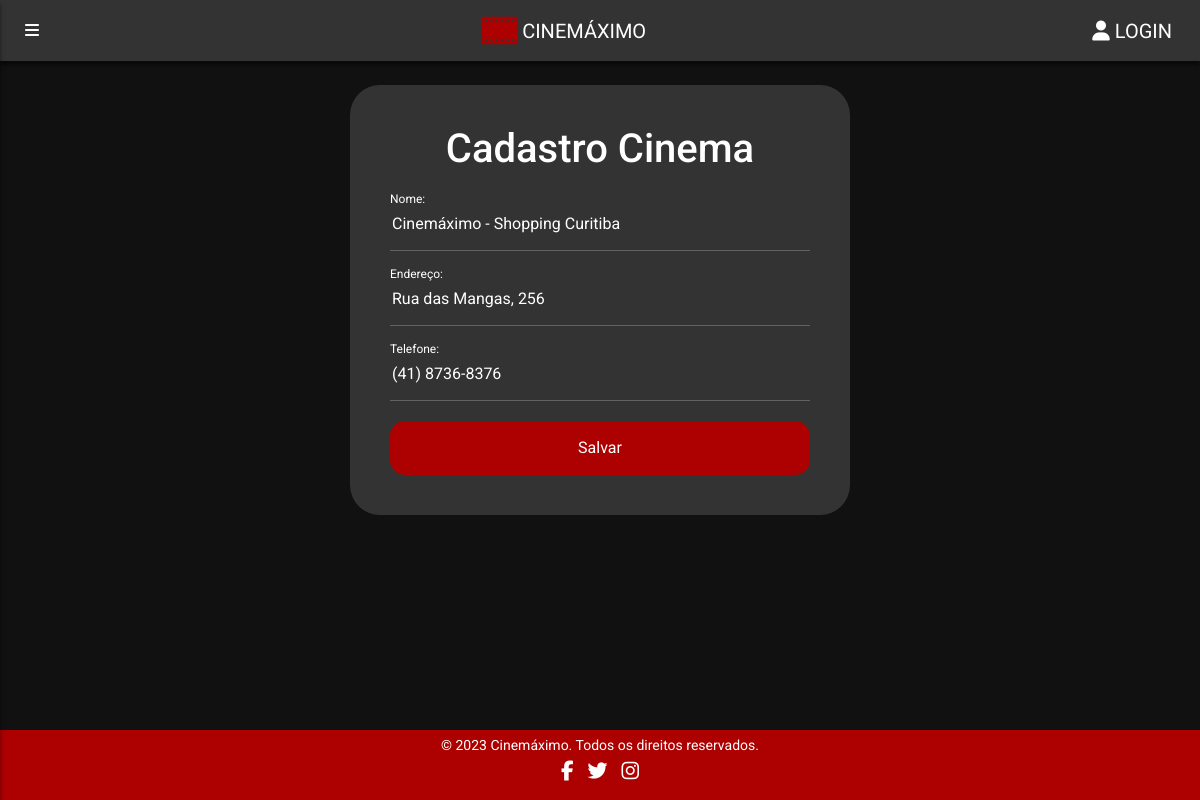
Page /html/cinema/cadastro-cinema.php?cinema=1 on the committed database.
### tables this page shows
CREATE TABLE Cinema (
idCinema INT PRIMARY KEY AUTO_INCREMENT,
nome VARCHAR(255),
endereco VARCHAR(255),
telefone VARCHAR(255)
);

### config.php (called while the page is built, shortened)
<?php
function GerarConexao() {
    $endereco = "localhost";
    $usuario = "root";
    $senha = "";
    $banco = "ProjetoCinema";
    $con = new mysqli ($endereco, $usuario, $senha, $banco);
    $con->set_charset("utf8");
    return $con;
}
function Buscar($sql) {
    $conexao = GerarConexao();
    $resultado = mysqli_query($conexao, $sql);
    return mysqli_fetch_all($resultado, MYSQLI_ASSOC);
}
?>

### html/cinema/cadastro-cinema.php (the view, shortened to what this page needs)
<?php
require("../../config.php");
if (isset($_GET['cinema'])) {
  $idCinema = $_GET["cinema"];
  $sql = "SELECT * FROM cinema WHERE idCinema = $idCinema";
  $cinema = Buscar($sql)[0];
}
?>
<!DOCTYPE html>
<html lang="pt-br">
<head>
  <link rel="stylesheet" href="/Projeto-Cinema/css/compartilhado/base.css">
  <link rel="stylesheet" href="/Projeto-Cinema/css/compartilhado/header.css">
  <link rel="stylesheet" href="/Projeto-Cinema/css/compartilhado/footer.css">
  <link rel="stylesheet" href="/Projeto-Cinema/css/compartilhado/componentes.css">
  <link rel="stylesheet" href="/Projeto-Cinema/css/compartilhado/formularios.css">
  <link rel="stylesheet" href="/Projeto-Cinema/css/compartilhado/barra-lateral.css">
  <link href="https://cdn.jsdelivr.net/npm/bootstrap@5.3.0-alpha1/dist/css/bootstrap.min.css" rel="stylesheet"
>
</head>
<body>
  <div class="conteudo">
    <form method="POST" action="" class="formulario fundo-cinza mx-auto my-4">
      <h1 class="titulo-form">Cadastro Cinema</h1>
      <div class="campo-form">
        <input
          type="text"
          name="nome"
          id="nome"
          placeholder=" "
          minlength="3"
          value="<?php echo isset($cinema) ? $cinema['nome'] : '' ?>"
          required />
        <label for="nome">Nome:</label>
      </div>
      <div class="campo-form">
        <input
          type=""
          name="endereco"
          id="endereco"
          placeholder=" "
          value="<?php echo isset($cinema) ? $cinema['endereco'] : '' ?>"
          required />
        <label for="endereco">Endereço:</label>
      </div>
      <div class="campo-form">
        <input
          type="tel"
          name="telefone"
          id="telefone"
          class="masc-telefone"
          placeholder=" "
          maxlength="13"
          value="<?php echo isset($cinema) ? $cinema['telefone'] : '' ?>"
          required />
        <label for="telefone">Telefone:</label>
      </div>
      <button class="botao-form" type="submit">
        <?php echo isset($cinema) ? 'Salvar' : 'Cadastrar' ?>
      </button>
    </form>
  </div>
</body>
</html>

### css/compartilhado/base.css (style rules this page uses)
:root { --cor-60: #111111; --cor-30: #333333; --cor-10: #AD0000; --branco: #FFFFFF; }
body { background: var(--cor-60) !important; font-family: 'Roboto', sans-serif !important; margin: 0; color: var(--branco); position: relative; min-height: 100vh; }
.conteudo { padding-bottom: 70px; }

### css/compartilhado/componentes.css (style rules this page uses)
.fundo-cinza { background-color: var(--cor-30); border-radius: 30px; }

### css/compartilhado/formularios.css (style rules this page uses)
.formulario { max-width: 500px; color: var(--branco); padding: 2.5rem; }
.formulario .titulo-form { color: var(--branco); text-align: center; padding-bottom: 15px; }
.formulario .campo-form { position: relative; margin-bottom: 1.25rem; width: 100%; }
.formulario .campo-form input { color: var(--branco); border: 0; border-bottom: solid 1px rgb(97, 97, 97); outline: none; transition: .2s ease-in-out all; background-color: transparent; }
.formulario .campo-form label { position: absolute; top: 0; left: 0; display: flex; align-items: center; cursor: text; transition: .2s ease-in-out all; }
.formulario .campo-form input, .formulario .campo-form label { font-size: 1rem; width: 100%; height: 55px; }
.formulario .campo-form input:focus+label, .formulario .campo-form input:not(:placeholder-shown)+label { font-size: .75rem; top: -25px; pointer-events: none; }
.formulario .botao-form { width: 100%; padding: 15px 50px; border-radius: 15px; border: none; background-color: var(--cor-10); color: var(--branco); font-size: 16px; text-align: center; text-decoration: none; transition: ease 0.2s; }

### rows in the picture
cinema: nome "Cinemáximo - Shopping Curitiba", endereco "Rua das Mangas, 256", telefone "(41) 8736-8376"
